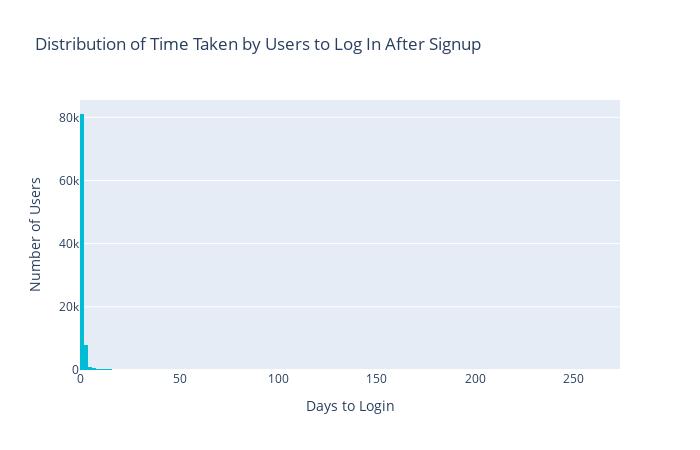

Source (notebook cell):
### Markdown cell above
#### What’s the average time it takes for a user to log in after signing up?

### Code cell
# Drop rows where first login date or insert date is missing
df_filtered = df.dropna(subset=['clean_insertdate', 'clean_js_first_log_date'])

# Calculate time difference in days
df_filtered['days_to_login'] = (df_filtered['clean_js_first_log_date'] - df_filtered['clean_insertdate']).dt.days
df_filtered = df_filtered[(df_filtered['days_to_login'] >= 0)]

# Calculate average time to login
average_days = df_filtered['days_to_login'].mean()
print(f"Average time to login: {average_days:.2f} days")

# Visualization using Plotly Histogram
fig = px.histogram(
    df_filtered,
    x='days_to_login',
    nbins=180,
    title='Distribution of Time Taken by Users to Log In After Signup',
    labels={'days_to_login': 'Days from Signup to First Login'},
    color_discrete_sequence=['#00bcd4']
)

fig.update_layout(
    xaxis_title='Days to Login',
    yaxis_title='Number of Users',
    width=700,
    height=450
)

fig.show()

### Figure 1 — Plotly figure (JSON) as saved in the notebook; plotly's stock layout.template omitted (floating-point values rounded to 4 significant figures; data arrays with more than 128 entries replaced by an {"elided": "..."} marker saying what was removed)
{"data": [{"bingroup": "x", "hovertemplate": "Days from Signup to First Login=%{x}<br>count=%{y}<extra></extra>", "legendgroup": "", "marker": {"color": "#00bcd4", "pattern": {"shape": ""}}, "name": "", "nbinsx": 180, "orientation": "v", "showlegend": false, "type": "histogram", "x": {"elided": "93705 int values"}, "xaxis": "x", "yaxis": "y"}], "layout": {"barmode": "relative", "height": 450, "legend": {"tracegroupgap": 0}, "title": {"text": "Distribution of Time Taken by Users to Log In After Signup"}, "width": 700, "xaxis": {"anchor": "y", "domain": [0, 1], "title": {"text": "Days to Login"}}, "yaxis": {"anchor": "x", "domain": [0, 1], "title": {"text": "Number of Users"}}}}
